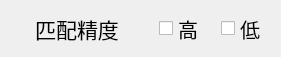
  <widget class="QWidget" name="layoutWidget_10">
   <property name="geometry">
    <rect>
     <x>70</x>
     <y>510</y>
     <width>281</width>
     <height>37</height>
    </rect>
   </property>
   <layout class="QHBoxLayout" name="horizontalLayout_10">
    <item>
     <widget class="QLabel" name="label_roiHeight_L_11">
      <property name="sizePolicy">
       <sizepolicy hsizetype="Fixed" vsizetype="Fixed">
        <horstretch>0</horstretch>
        <verstretch>0</verstretch>
       </sizepolicy>
      </property>
      <property name="minimumSize">
       <size>
        <width>130</width>
        <height>35</height>
       </size>
      </property>
      <property name="maximumSize">
       <size>
        <width>120</width>
        <height>35</height>
       </size>
      </property>
      <property name="font">
       <font>
        <pointsize>16</pointsize>
       </font>
      </property>
      <property name="toolTip">
       <string/>
      </property>
      <property name="whatsThis">
       <string extracomment="精度越高检测效果越好，但是速度更慢"/>
      </property>
      <property name="text">
       <string>匹配精度</string>
      </property>
      <property name="alignment">
       <set>Qt::AlignCenter</set>
      </property>
     </widget>
    </item>
    <item>
     <spacer name="horizontalSpacer_20">
      <property name="orientation">
       <enum>Qt::Horizontal</enum>
      </property>
      <property name="sizeType">
       <enum>QSizePolicy::Fixed</enum>
      </property>
      <property name="sizeHint" stdset="0">
       <size>
        <width>10</width>
        <height>20</height>
       </size>
      </property>
     </spacer>
    </item>
    <item>
     <widget class="QCheckBox" name="checkBox_matchingAccuracy_high">
      <property name="sizePolicy">
       <sizepolicy hsizetype="Fixed" vsizetype="Fixed">
        <horstretch>0</horstretch>
        <verstretch>0</verstretch>
       </sizepolicy>
      </property>
      <property name="minimumSize">
       <size>
        <width>30</width>
        <height>35</height>
       </size>
      </property>
      <property name="maximumSize">
       <size>
        <width>16777215</width>
        <height>35</height>
       </size>
      </property>
      <property name="font">
       <font>
        <pointsize>15</pointsize>
       </font>
      </property>
      <property name="text">
       <string>高</string>
      </property>
     </widget>
    </item>
    <item>
     <spacer name="horizontalSpacer_13">
      <property name="orientation">
       <enum>Qt::Horizontal</enum>
      </property>
      <property name="sizeType">
       <enum>QSizePolicy::Fixed</enum>
      </property>
      <property name="sizeHint" stdset="0">
       <size>
        <width>10</width>
        <height>20</height>
       </size>
      </property>
     </spacer>
    </item>
    <item>
     <widget class="QCheckBox" name="checkBox_matchingAccuracy_low">
      <property name="sizePolicy">
       <sizepolicy hsizetype="Fixed" vsizetype="Fixed">
        <horstretch>0</horstretch>
        <verstretch>0</verstretch>
       </sizepolicy>
      </property>
      <property name="minimumSize">
       <size>
        <width>30</width>
        <height>35</height>
       </size>
      </property>
      <property name="maximumSize">
       <size>
        <width>16777215</width>
        <height>35</height>
       </size>
      </property>
      <property name="font">
       <font>
        <pointsize>15</pointsize>
       </font>
      </property>
      <property name="text">
       <string>低</string>
      </property>
     </widget>
    </item>
   </layout>
  </widget>
